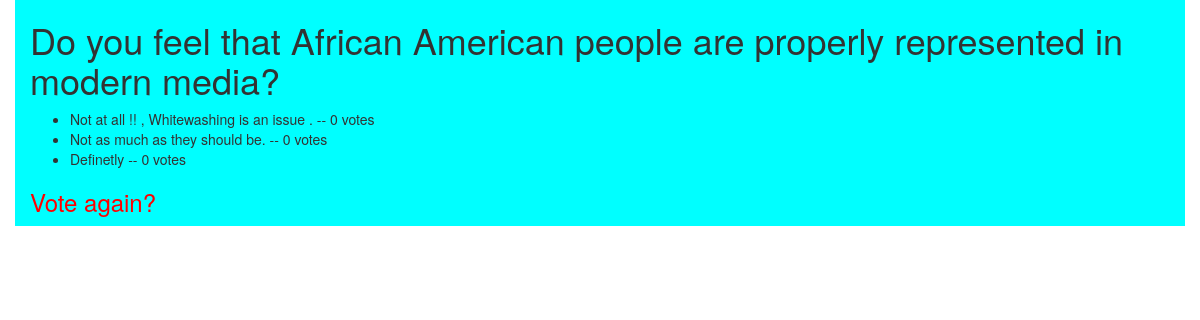
/pollsApp/2/results/, run on the app's committed database.
### pollsApp/models.py (models this page shows, shortened)
class Question(models.Model):
	question_text = models.CharField(max_length=200)
	pub_date = models.DateTimeField('date published')

class Choice(models.Model):
	question = models.ForeignKey(Question,on_delete=models.CASCADE)
	choice_text = models.CharField(max_length=200)
	votes = models.IntegerField(default=0)

### pollsApp/views.py (the view)
# urls.py: path('<int:pk>/results/', views.ResultsView.as_view(), name='results'),
class ResultsView(generic.DetailView):
    model = Question
    template_name = 'pollsApp/results.html'

### pollsApp/templates/pollsApp/results.html (shortened to what this page needs)
<!DOCTYPE html>
<html>
<head>
<link rel="stylesheet" href="https://maxcdn.bootstrapcdn.com/bootstrap/3.3.7/css/bootstrap.min.css">
<link rel="stylesheet" href="https://maxcdn.bootstrapcdn.com/bootstrap/3.3.7/css/bootstrap-theme.min.css">
</head>
<body>
	<div class="container" style="background-color: cyan">
<h1>{{ question.question_text }}</h1>
<ul>
{% for choice in question.choice_set.all %}
    <li>{{ choice.choice_text }} -- {{ choice.votes }} vote{{ choice.votes|pluralize }}</li>
{% endfor %}
</ul>
<h3><a href="{% url 'pollsApp:detail' question.id %}" style="color: red">Vote again?</a></h3>
	</div>
</body>
</html>

### data on the page
Question: question_text "Do you feel that African American people are properly represented in modern media?"
Choice: choice_text "Not at all !! , Whitewashing is an issue .", votes "0"
Choice: choice_text "Not as much as they should be.", votes "0"
Choice: choice_text "Definetly", votes "0"
